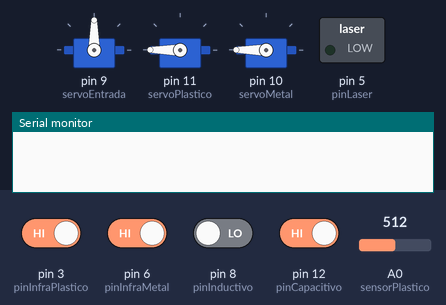
A sketch run on a simulated Arduino Uno, built with avr-gcc and run on an emulated ATmega328P. Shown: 3 × servo, switched loads named in the sketch (green lamp = pin HIGH), the last lines printed to the serial monitor. The test bench sets the inputs (shaded band); at power-on: pin 3 (pinInfraPlastico), pin 6 (pinInfraMetal), pin 12 (pinCapacitivo) HIGH, pin 8 (pinInductivo) LOW, A0 (sensorPlastico) = 512.

Above: at 2.8 s.
2.9 s: pin 12 (pinCapacitivo) driven LOW
At 5.2 s:
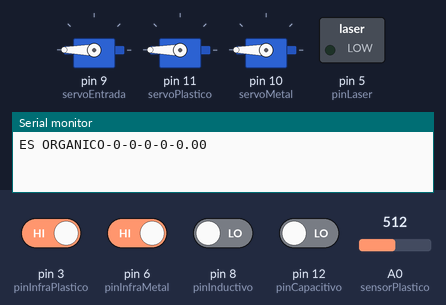
5.5 s: pin 3 (pinInfraPlastico) driven LOW and pin 8 (pinInductivo) driven HIGH
9.6 s: pin 8 (pinInductivo) driven LOW
At 10.8 s:
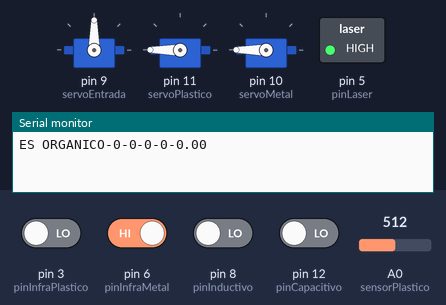
12.5 s: pin 6 (pinInfraMetal) driven LOW and pin 8 (pinInductivo) driven HIGH
16.6 s: pin 12 (pinCapacitivo) driven HIGH
At 17.2 s:
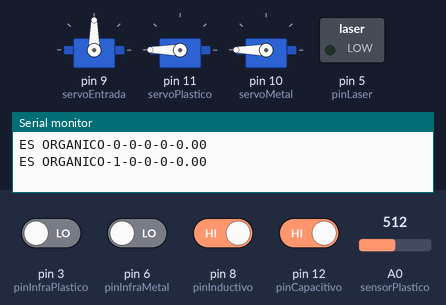
18.1 s: pin 12 (pinCapacitivo) driven LOW
At 21.2 s:
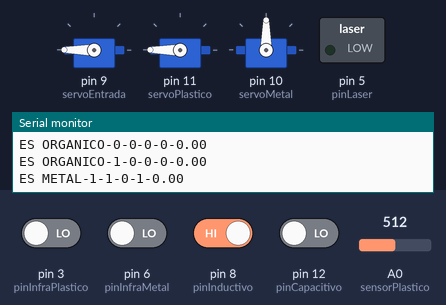
Timing chart, 0 to 22.5 s (numbered marks = the images above; inputs shaded):
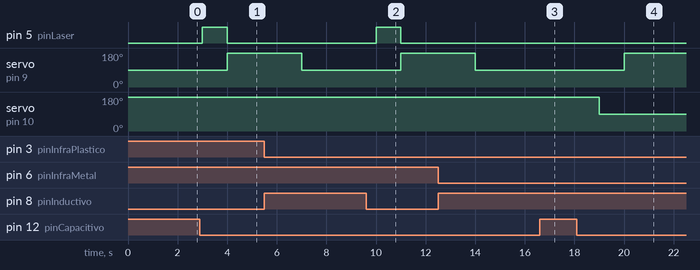

The sketch:

ProyectoFinal.ino
```cpp
#include <Servo.h>

//Variables de Servos
Servo servoEntrada; //AZUL
Servo servoPlastico; //VERDE
Servo servoMetal; //AMARILLO

//Variables sensores
int sensorPlastico = A0; //Entrada fotocelda
float valorLuz = 0;
int pinLaser = 5; //Salida láser
int pinInductivo = 8;
int pinCapacitivo = 12;

int pinInfraPlastico = 3;
int pinInfraMetal = 6;
int pinInfraPrincipal = 12;

//Variables arduinos
int estadoPlastico = 0;
int estadoMetal = 0;
int estadoOrganico = 0;

//Variables para el tacho lleno o vacio
int estadoTachoPlastico = 0;
int estadoTachoMetal = 0;
int estadoTachoOrganico = 0;

int isMetal = 0;
float isPlastico = 0;


void setup() {
  Serial.begin(9600);
  servoEntrada.attach(9);
  servoPlastico.attach(11);
  servoMetal.attach(10);

  //Se colocan en sus posiciones de cerrado
  servoEntrada.write(90); //Se abre horario a 90
  servoPlastico.write(180); //Se abre antihorario a 90
  servoMetal.write(180); //Se abre antihorario a 90

  pinMode(sensorPlastico, INPUT); //Fotocelda recibe
  pinMode(pinLaser, OUTPUT); //Láser emite
  pinMode(pinCapacitivo, INPUT); //Capacitivo recibe
  pinMode(pinInductivo, INPUT);
  pinMode(pinInfraPlastico, INPUT);
  pinMode(pinInfraMetal, INPUT);
  pinMode(pinInfraPrincipal, INPUT);
}

void loop() {
  estadoPlastico = 0;
  estadoMetal = 0;
  estadoOrganico = 0;

  // estado de los tachos

  //estadoTachoPlastico = 0;
  //estadoTachoMetal = 0;
  //estadoTachoOrganico = 0;


  isMetal = digitalRead(pinInductivo);
  isPlastico = 0;


  if (digitalRead(pinInfraPlastico) == LOW) {
    estadoPlastico = 1;
  }

  if (digitalRead(pinInfraMetal) == LOW) {
    estadoMetal = 1;
  }
  // si el tacho de plastico esta lleno

 /* if (digitalRead(pinInfraPlastico) == LOW){
      estadoTachoPlastico = 1;
      estadoTachoMetal = 0;
      estadoTachoOrganico = 0;
      Serial.print("Tacho plastico lleno");
      Serial.print("-");
      Serial.print(estadoTachoPlastico);
      Serial.print("-");
      Serial.print(estadoTachoMetal);
      Serial.print("-");
      Serial.print(estadoTachoOrganico);
      delay(500);

  }
  // si el tacho de metal esta lleno

  if (digitalRead(pinInfraMetal) == LOW){
      estadoTachoPlastico = 0;
      estadoTachoMetal = 1;
      estadoTachoOrganico = 0;
      Serial.print("Tacho metal lleno");
      Serial.print("-");
      Serial.print(estadoTachoPlastico);
      Serial.print("-");
      Serial.print(estadoTachoMetal);
      Serial.print("-");
      Serial.print(estadoTachoOrganico);
      delay(500);
  }

  */

  if (digitalRead(pinInfraPrincipal) == LOW) {

    if (isMetal == HIGH) {

      Serial.print("ES METAL");
      Serial.print("-");
      Serial.print(estadoPlastico);
      Serial.print("-");
      Serial.print(estadoMetal);
      Serial.print("-");
      Serial.print(estadoOrganico);
      Serial.print("-");

      Serial.print(isMetal);
      Serial.print("-");
      Serial.println(isPlastico);

      servoMetal.write(90); // Se abre el metal

      delay(1000);
      servoEntrada.write(180); //Se abren las puertas

      delay(3000);
      servoEntrada.write(90); //Se cierran las puertas
      servoMetal.write(180);

      delay(2000);
    }

    else {

      digitalWrite(pinLaser, HIGH);
      delay(1000);
      valorLuz = analogRead(sensorPlastico);

      digitalWrite(pinLaser, LOW);

      if (valorLuz > 850) {

        isPlastico = 1;

        Serial.print("ES PLASTICO");
        Serial.print("-");
        Serial.print(estadoPlastico);
        Serial.print("-");
        Serial.print(estadoMetal);
        Serial.print("-");
        Serial.print(estadoOrganico);
        Serial.print("-");

        Serial.print(isMetal);
        Serial.print("-");
        Serial.println(isPlastico);

        servoPlastico.write(90); // Se abre el plastico

        delay(1000);
        servoEntrada.write(180); //Se abren las puertas

        delay(3000);
        servoEntrada.write(90); //Se cierran las puertas
        delay(500);
        servoPlastico.write(180);

        delay(2000);
      }

      else {

        Serial.print("ES ORGANICO");
        Serial.print("-");
        Serial.print(estadoPlastico);
        Serial.print("-");
        Serial.print(estadoMetal);
        Serial.print("-");
        Serial.print(estadoOrganico);
        Serial.print("-");

        Serial.print(isMetal);
        Serial.print("-");
        Serial.println(isPlastico);

        servoEntrada.write(180); //Se abren las puertas

        delay(3000);
        servoEntrada.write(90); //Se cierran las puertas

        delay(2000);
      }
    }

  }
  delay(1000);
}
```

Measured:
- after the input at 2.9 s, pin 5 (pinLaser): LOW → HIGH after 0.10 s, → LOW 1.0 s later; servo on pin 9 (servoEntrada): 90° → 180° after 1.1 s
- after the input at 9.6 s, pin 5 (pinLaser): LOW → HIGH after 0.40 s, → LOW 1.0 s later; servo on pin 10 (servoMetal): stays 180° (without the input it goes to 90° after 0.40 s)
- after the input at 16.6 s, servo on pin 9 (servoEntrada): stays 90° (without the input it goes to 180° after 1.4 s); servo on pin 10 (servoMetal): stays 180° (without the input it goes to 90° after 0.40 s)
- after the input at 18.1 s, servo on pin 9 (servoEntrada): 90° → 180° after 1.9 s; servo on pin 10 (servoMetal): 180° → 90° after 0.90 s
